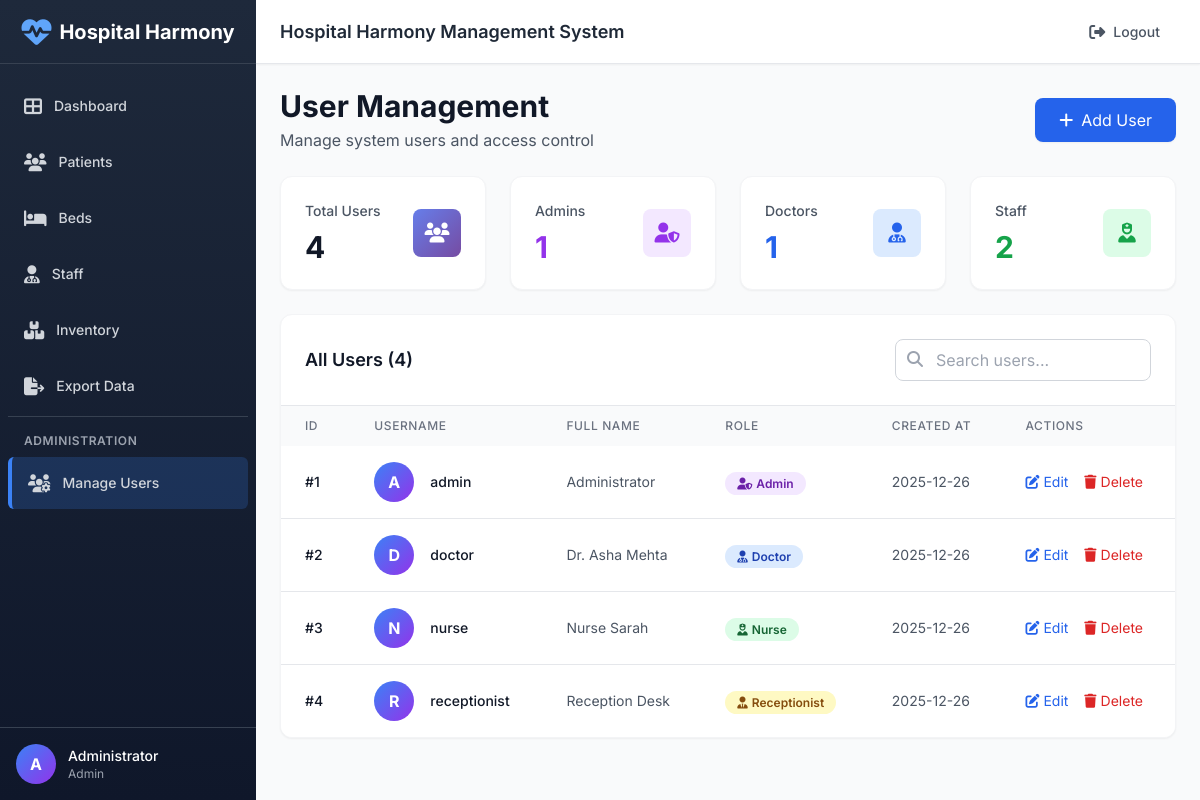
The app's page /users (signed in) with its own data.
### tables this page shows
CREATE TABLE users (
    id INTEGER PRIMARY KEY AUTOINCREMENT,
    username TEXT UNIQUE NOT NULL,
    password_hash TEXT NOT NULL,
    role TEXT NOT NULL,
    full_name TEXT,
    created_at TIMESTAMP DEFAULT CURRENT_TIMESTAMP
);

### app.py (the view)
@app.route('/users')
@login_required
@role_required('manage_users')
def users():
    db = get_db(); cur = db.cursor()
    cur.execute('SELECT id, username, role, full_name, created_at FROM users')
    rows = cur.fetchall()
    return render_template('users.html', users=rows)

### app.py (called while the page is built)
def login_required(f):
    @wraps(f)
    def wrapped(*args, **kwargs):
        if 'user_id' not in session:
            flash('Please login to access this page', 'danger')
            return redirect(url_for('login'))
        return f(*args, **kwargs)
    return wrapped

def role_required(*allowed_permissions):
    def decorator(f):
        @wraps(f)
        def wrapped(*args, **kwargs):
            if 'user_id' not in session:
                flash('Please login to access this page', 'danger')
                return redirect(url_for('login'))
            user_role = session.get('role')
            user_permissions = ROLE_PERMISSIONS.get(user_role, [])
            if not any(perm in user_permissions for perm in allowed_permissions):
                flash('You do not have permission to access this page', 'danger')
                return redirect(url_for('index'))
            return f(*args, **kwargs)
        return wrapped
    return decorator

@app.context_processor
def inject_permissions():
    if 'role' in session:
        return {
            'user_permissions': ROLE_PERMISSIONS.get(session['role'], []),
            'user_role': session.get('role'),
            'user_name': session.get('full_name')
        }
    return {'user_permissions': [], 'user_role': None, 'user_name': None}

### database.py (called while the page is built)
def get_db():
    global _conn
    if _conn is None:
        _conn = sqlite3.connect(DB_PATH, check_same_thread=False)
        _conn.row_factory = sqlite3.Row
    return _conn

### templates/users.html (shortened to what this page needs)
{% extends "layout.html" %}
{% block content %}
<div class="flex items-center justify-between mb-6">
    <div>
        <h1 class="text-3xl font-bold text-gray-900">User Management</h1>
        <p class="text-gray-600 mt-1">Manage system users and access control</p>
    </div>
    <button onclick="document.getElementById('addModal').classList.remove('hidden')" class="bg-blue-600 hover:bg-blue-700 text-white px-6 py-2.5 rounded-lg flex items-center transition shadow-sm">
        <i class="fas fa-plus mr-2"></i>
        Add User
    </button>
</div>
<div class="grid grid-cols-1 gap-6 sm:grid-cols-4 mb-6">
    <div class="card-hover bg-white rounded-xl shadow-sm p-6 border border-gray-100">
        <div class="flex items-center justify-between">
            <div>
                <p class="text-sm font-medium text-gray-600">Total Users</p>
                <p class="text-3xl font-bold text-gray-900 mt-2">{{ users|length }}</p>
            </div>
            <div class="gradient-primary w-12 h-12 rounded-lg flex items-center justify-center">
                <i class="fas fa-users text-white text-xl"></i>
            </div>
        </div>
    </div>
    <div class="card-hover bg-white rounded-xl shadow-sm p-6 border border-gray-100">
        <div class="flex items-center justify-between">
            <div>
                <p class="text-sm font-medium text-gray-600">Admins</p>
                <p class="text-3xl font-bold text-purple-600 mt-2">
                    {{ users|selectattr('role', 'equalto', 'admin')|list|length }}
                </p>
            </div>
            <div class="bg-purple-100 w-12 h-12 rounded-lg flex items-center justify-center">
                <i class="fas fa-user-shield text-purple-600 text-xl"></i>
            </div>
        </div>
    </div>
    <div class="card-hover bg-white rounded-xl shadow-sm p-6 border border-gray-100">
        <div class="flex items-center justify-between">
            <div>
                <p class="text-sm font-medium text-gray-600">Doctors</p>
                <p class="text-3xl font-bold text-blue-600 mt-2">
                    {{ users|selectattr('role', 'equalto', 'doctor')|list|length }}
                </p>
            </div>
            <div class="bg-blue-100 w-12 h-12 rounded-lg flex items-center justify-center">
                <i class="fas fa-user-md text-blue-600 text-xl"></i>
            </div>
        </div>
    </div>
    <div class="card-hover bg-white rounded-xl shadow-sm p-6 border border-gray-100">
        <div class="flex items-center justify-between">
            <div>
                <p class="text-sm font-medium text-gray-600">Staff</p>
                <p class="text-3xl font-bold text-green-600 mt-2">
                    {{ users|selectattr('role', 'in', ['nurse', 'receptionist'])|list|length }}
                </p>
            </div>
            <div class="bg-green-100 w-12 h-12 rounded-lg flex items-center justify-center">
                <i class="fas fa-user-nurse text-green-600 text-xl"></i>
            </div>
        </div>
    </div>
</div>
<div class="bg-white rounded-xl shadow-sm border border-gray-100 overflow-hidden">
    <div class="p-6 border-b border-gray-200">
        <div class="flex items-center justify-between">
            <h3 class="text-lg font-semibold text-gray-900">All Users ({{ users|length }})</h3>
            <div class="relative w-64">
                <input type="search" id="searchInput" placeholder="Search users..." class="w-full pl-10 pr-4 py-2 border border-gray-300 rounded-lg focus:ring-2 focus:ring-blue-500 focus:border-transparent" onkeyup="searchTable()">
                <i class="fas fa-search absolute left-3 top-3 text-gray-400"></i>
            </div>
        </div>
    </div>
    <div class="overflow-x-auto">
        <table class="w-full" id="usersTable">
            <thead class="bg-gray-50">
                <tr>
                    <th class="px-6 py-3 text-left text-xs font-medium text-gray-500 uppercase tracking-wider">ID</th>
                    <th class="px-6 py-3 text-left text-xs font-medium text-gray-500 uppercase tracking-wider">Username</th>
                    <th class="px-6 py-3 text-left text-xs font-medium text-gray-500 uppercase tracking-wider">Full Name</th>
                    <th class="px-6 py-3 text-left text-xs font-medium text-gray-500 uppercase tracking-wider">Role</th>
                    <th class="px-6 py-3 text-left text-xs font-medium text-gray-500 uppercase tracking-wider">Created At</th>
                    <th class="px-6 py-3 text-left text-xs font-medium text-gray-500 uppercase tracking-wider">Actions</th>
                </tr>
            </thead>
            <tbody class="bg-white divide-y divide-gray-200">
                {% if users %}
                    {% for u in users %}
                    <tr class="hover:bg-gray-50 transition">
                        <td class="px-6 py-4 whitespace-nowrap text-sm font-medium text-gray-900">#{{ u['id'] }}</td>
                        <td class="px-6 py-4 whitespace-nowrap">
                            <div class="flex items-center">
                                <div class="flex-shrink-0 h-10 w-10 bg-gradient-to-br from-blue-500 to-purple-600 rounded-full flex items-center justify-center text-white font-bold">
                                    {{ u['username'][0]|upper }}
                                </div>
                                <div class="ml-4">
                                    <div class="text-sm font-medium text-gray-900">{{ u['username'] }}</div>
                                </div>
                            </div>
                        </td>
                        <td class="px-6 py-4 whitespace-nowrap text-sm text-gray-600">{{ u['full_name'] }}</td>
                        <td class="px-6 py-4 whitespace-nowrap">
                            {% if u['role'] == 'admin' %}
                                <span class="px-3 py-1 text-xs font-semibold rounded-full bg-purple-100 text-purple-800">
                                    <i class="fas fa-user-shield mr-1"></i>Admin
                                </span>
                            {% elif u['role'] == 'doctor' %}
                                <span class="px-3 py-1 text-xs font-semibold rounded-full bg-blue-100 text-blue-800">
                                    <i class="fas fa-user-md mr-1"></i>Doctor
                                </span>
                            {% elif u['role'] == 'nurse' %}
                                <span class="px-3 py-1 text-xs font-semibold rounded-full bg-green-100 text-green-800">
                                    <i class="fas fa-user-nurse mr-1"></i>Nurse
                                </span>
                            {% elif u['role'] == 'receptionist' %}
                                <span class="px-3 py-1 text-xs font-semibold rounded-full bg-yellow-100 text-yellow-800">
                                    <i class="fas fa-user-tie mr-1"></i>Receptionist
                                </span>
                            {% else %}
                                <span class="px-3 py-1 text-xs font-semibold rounded-full bg-gray-100 text-gray-800">
                                    {{ u['role']|title }}
                                </span>
                            {% endif %}
                        </td>
                        <td class="px-6 py-4 whitespace-nowrap text-sm text-gray-600">
                            {{ u['created_at'][:10] if u['created_at'] else 'N/A' }}
                        </td>
                        <td class="px-6 py-4 whitespace-nowrap text-sm">
                            <button onclick="alert('Edit user functionality - Coming soon!')" class="text-blue-600 hover:text-blue-800 mr-3 transition">
                                <i class="fas fa-edit mr-1"></i>Edit
                            </button>
                            <button onclick="alert('Delete user functionality - Coming soon!')" class="text-red-600 hover:text-red-800 transition">
                                <i class="fas fa-trash mr-1"></i>Delete
                            </button>
                        </td>
                    </tr>
                    {% endfor %}
                {% endif %}
            </tbody>
        </table>
    </div>
</div>
{% endblock %}

### templates/sidebar.html
<div class="sidebar w-64 flex-shrink-0 hidden md:flex flex-col">
    <div class="flex items-center justify-center h-16 px-4 border-b border-gray-700">
        <i class="fas fa-heartbeat text-3xl text-blue-400 mr-2"></i>
        <span class="text-xl font-bold text-white">Hospital Harmony</span>
    </div>
    <nav class="flex-1 px-2 py-4 space-y-1 overflow-y-auto">
        {% if 'dashboard' in user_permissions %}
        <a href="/" class="sidebar-link flex items-center px-4 py-3 text-sm font-medium text-gray-300 rounded-md hover:text-white {% if request.path == '/' %}active{% endif %}">
            <i class="fas fa-th-large mr-3 text-lg"></i>
            Dashboard
        </a>
        {% endif %}
        {% if 'patients' in user_permissions %}
        <a href="/patients" class="sidebar-link flex items-center px-4 py-3 text-sm font-medium text-gray-300 rounded-md hover:text-white {% if '/patients' in request.path %}active{% endif %}">
            <i class="fas fa-users mr-3 text-lg"></i>
            Patients
        </a>
        {% endif %}
        {% if 'beds' in user_permissions %}
        <a href="/beds" class="sidebar-link flex items-center px-4 py-3 text-sm font-medium text-gray-300 rounded-md hover:text-white {% if '/beds' in request.path %}active{% endif %}">
            <i class="fas fa-bed mr-3 text-lg"></i>
            Beds
        </a>
        {% endif %}
        {% if 'staff' in user_permissions %}
        <a href="/staff" class="sidebar-link flex items-center px-4 py-3 text-sm font-medium text-gray-300 rounded-md hover:text-white {% if '/staff' in request.path %}active{% endif %}">
            <i class="fas fa-user-md mr-3 text-lg"></i>
            Staff
        </a>
        {% endif %}
        {% if 'inventory' in user_permissions %}
        <a href="/inventory" class="sidebar-link flex items-center px-4 py-3 text-sm font-medium text-gray-300 rounded-md hover:text-white {% if '/inventory' in request.path %}active{% endif %}">
            <i class="fas fa-boxes mr-3 text-lg"></i>
            Inventory
        </a>
        {% endif %}
        {% if 'export' in user_permissions %}
        <a href="/export/patients" class="sidebar-link flex items-center px-4 py-3 text-sm font-medium text-gray-300 rounded-md hover:text-white">
            <i class="fas fa-file-export mr-3 text-lg"></i>
            Export Data
        </a>
        {% endif %}
        {% if 'manage_users' in user_permissions %}
        <div class="mt-4 pt-4 border-t border-gray-700">
            <p class="px-4 text-xs font-semibold text-gray-400 uppercase tracking-wider mb-2">
                Administration
            </p>
            <a href="/users" class="sidebar-link flex items-center px-4 py-3 text-sm font-medium text-gray-300 rounded-md hover:text-white {% if '/users' in request.path %}active{% endif %}">
                <i class="fas fa-users-cog mr-3 text-lg"></i>
                Manage Users
            </a>
        </div>
        {% endif %}
    </nav>
    <div class="p-4 border-t border-gray-700">
        <div class="flex items-center">
            <div class="w-10 h-10 rounded-full bg-gradient-to-br from-blue-500 to-purple-600 flex items-center justify-center text-white font-bold">
                {% set name_parts = user_name.split() if user_name else ['U'] %}
                {% if name_parts|length >= 2 %}
                    {{ name_parts[0][0] }}{{ name_parts[1][0] }}
                {% else %}
                    {{ user_name[0] if user_name else 'U' }}
                {% endif %}
            </div>
            <div class="ml-3 flex-1">
                <p class="text-sm font-medium text-white">{{ user_name }}</p>
                <p class="text-xs text-gray-400 capitalize">{{ user_role }}</p>
            </div>
        </div>
    </div>
</div>

### templates/layout.html (style rules this page uses)
* { font-family: 'Inter', sans-serif; }
.sidebar { background: linear-gradient(180deg, #1e293b 0%, #0f172a 100%); }
.sidebar-link { transition: all 0.2s ease; }
.sidebar-link.active { background: rgba(59, 130, 246, 0.2); border-left: 4px solid #3b82f6; }
.card-hover { transition: all 0.3s ease; }
.gradient-primary { background: linear-gradient(135deg, #667eea 0%, #764ba2 100%); }

### records on screen
users: full_name "Administrator", id "1", username "A", username "admin", role "admin" (drawn), created_at "2025-12-26"
users: id "2", username "D", username "doctor", full_name "Dr. Asha Mehta", role "doctor" (drawn), created_at "2025-12-26"
users: id "3", username "N", username "nurse", full_name "Nurse Sarah", role "nurse" (drawn), created_at "2025-12-26"
users: id "4", username "R", username "receptionist", full_name "Reception Desk", role "receptionist" (drawn), created_at "2025-12-26"

### other values on screen
{{ user_name[0] if user_name else 'U' }} "A"
{{ user_role }} "Admin"
{{ users|length }} "4"
{{ users|selectattr('role', 'equalto', 'admin')|list|length }} "1"
{{ users|selectattr('role', 'equalto', 'doctor')|list|length }} "1"
{{ users|selectattr('role', 'in', ['nurse', 'receptionist'])|list|length }} "2"
